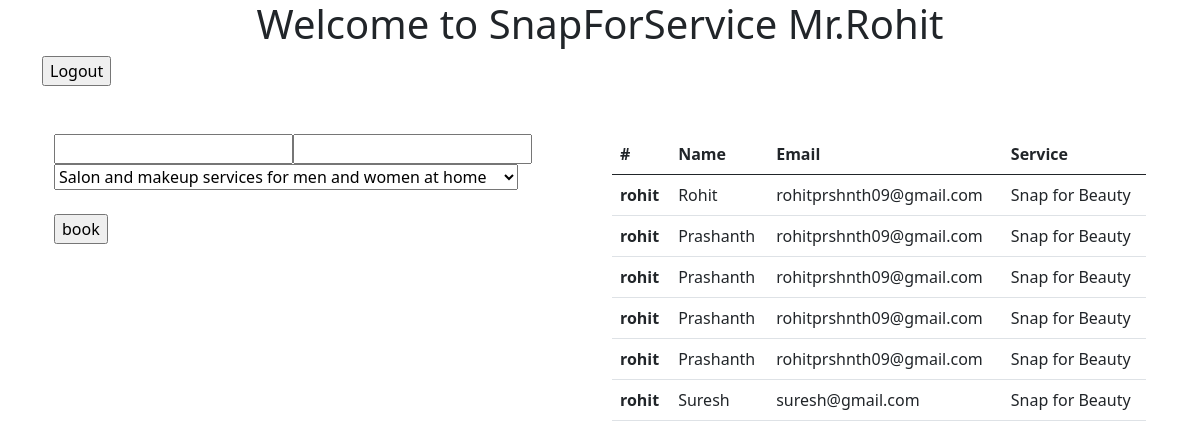
Screenshot of /userprofile/ (signed in) with the database file from the repository.
### snap1/models.py (models this page shows)
class UserProfileTable(models.Model):
    user_id = models.ForeignKey(User,on_delete=models.CASCADE)
    name = models.CharField(max_length=20)
    email = models.EmailField()
    SnapForService_Services = [('Snap for Beauty','Salon and makeup services for men and women at home'),
                               ('Snap for Spa','Massage therapy for men and women at home'),
                               ('Snap for Grooming','Haircut and grooming services for men and kids at home'),
                               ('Snap for Repairs','Electricians, plumbers, carpenters, AC and appliance repair'),
                               ('Snap for Cleaning','Regular and deep home cleaning solutions'),
                               ('Snap for Painting','Professional home painting services'),
                               ('Snap for Event Management','Professional weddings & party management services'),
                               ('Snap for fitness','Proffessional fitness and yoga services at home')]
    service = models.CharField(max_length=50, choices=SnapForService_Services, default='Snap for Beauty')
    date = models.DateField(auto_now_add=True)
    def __str__(self):
        return self.name

### snap1/views.py (the view)
# urls.py: path('userprofile/', views.userprofile, name='userprofile'),
def userprofile(request):
    if request.user.is_authenticated:
        if request.method == 'POST':
            fm = UserProfileForm(request.POST)
            if fm.is_valid():
                new_form = fm.save(commit=False)
                new_form.user_id = request.user
                new_form.save()
                return HttpResponseRedirect('/userprofile/')
        else:
            fm = UserProfileForm()
            data = UserProfileTable.objects.all()
            print(data)
            return render(request, 'userprofile.html', {'form': fm, 'data': data})
    else:
        return HttpResponseRedirect('/login/')

### snap1/forms.py
class UserProfileForm(forms.ModelForm):
    class Meta:
        model = UserProfileTable
        fields = ['name','email','service']

### templates/userprofile.html (shortened to what this page needs)
<!DOCTYPE html>
<html lang="en">
<head>
    <link href="https://cdn.jsdelivr.net/npm/bootstrap@5.0.2/dist/css/bootstrap.min.css" rel="stylesheet">
</head>
<body>
<div class="container">
  <center>
    <h1>
    </h1>
      </center>
     <a href="{% url 'logoutuser' %}">
          <input type="button" value="Logout">
      </a>
      <br><br><br>
    <div class="container">
    <div class="row">
      <div class="col">
        <form method="post">
          <table>
            <tr>{{form.name}}</tr>
            <tr>{{form.email}}</tr>
            <tr>{{form.service}}</tr>
          </table>
          <br>
          <input type="submit" value="book">
        </form>
      </div>
      <div class="col">
        <table class="table table-hover">
            <thead>
              <tr>
                <th scope="col">#</th>
                <th scope="col">Name</th>
                <th scope="col">Email</th>
                <th scope="col">Service</th>
              </tr>
            </thead>
            <tbody>
            {% for obj in data %}
              <tr>
                <th scope="row">{{obj.user_id}}</th>
                <td>{{obj.name}}</td>
                <td>{{obj.email}}</td>
                <td>{{obj.service}}</td>
              </tr>
            {% endfor %}
            </tbody>
        </table>
      </div>
    </div>
  </div>
</div>
</body>
</html>

### rows the page displays
UserProfileTable: user_id "rohit", name "Rohit", email "rohitprshnth09@gmail.com", service "Snap for Beauty"
UserProfileTable: user_id "rohit", name "Prashanth", email "rohitprshnth09@gmail.com", service "Snap for Beauty"
UserProfileTable: user_id "rohit", name "Prashanth", email "rohitprshnth09@gmail.com", service "Snap for Beauty"
UserProfileTable: user_id "rohit", name "Prashanth", email "rohitprshnth09@gmail.com", service "Snap for Beauty"
UserProfileTable: user_id "rohit", name "Prashanth", email "rohitprshnth09@gmail.com", service "Snap for Beauty"
UserProfileTable: user_id "rohit", name "Suresh", email "suresh@gmail.com", service "Snap for Beauty"
